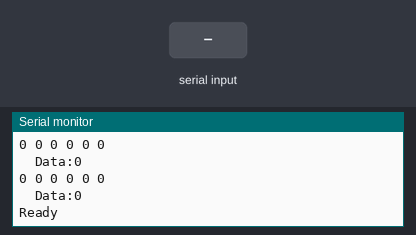
Bench run of a sketch on a simulated Arduino Uno, built with avr-gcc and run on an emulated ATmega328P. On the bench: the last lines printed to the serial monitor. The inputs (shaded band) are chosen by the test bench.

Above: at 5.0 s.
5.1 s: "getpos\n" received over Serial
At 6.3 s:
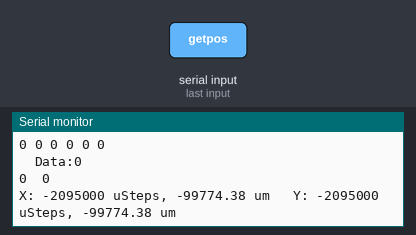
6.6 s: "getcoords\n" received over Serial
At 7.0 s:
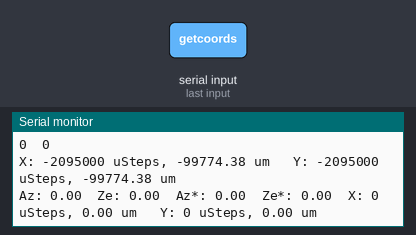
8.1 s: "xoffset\n" received over Serial
At 8.5 s:
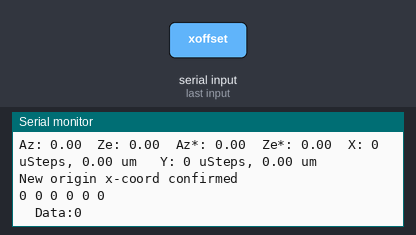
9.6 s: "yoffset\n" received over Serial
At 10.8 s:
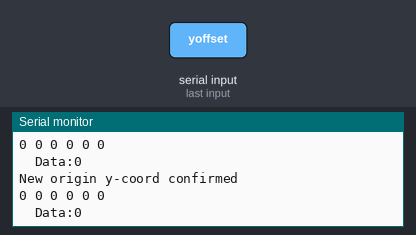
11.1 s: "start\n" received over Serial
At 13.0 s:
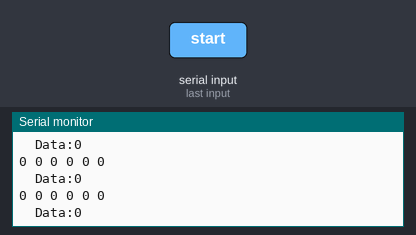

Measured:
- after the input at 5.1 s, the serial monitor: prints a new line after 0.08 s (image 1)
- after the input at 6.6 s, the serial monitor: prints a new line at once (image 2)
- after the input at 8.1 s, the serial monitor: prints a new line at once (image 3)
- after the input at 9.6 s, the serial monitor: prints a new line at once (image 4)
- after the input at 11.1 s, the serial monitor: prints a new line after 1.0 s (image 5)

The sketch:

arpae-summit-demo.ino
```cpp
/*   arpa-e summmit demo for mosaic program
 *    Using Zaber Binary protocol
 *    Using new lens data
 *
 *   Original:
 *   Michael Lipski
 *   AOPL
 *   Summer 2016
 *
 *   Updates:
 *   Alex J. Grede
 *   2017--2018
 *
 */

#include "zaberx.h"

#include "translate.h"

#include <SoftwareSerial.h>

///////////////////////// OPEN-LOOP TRACKING VARIABLES /////////////////////////////////////////

// Enter array tilt and heading //
double heading = 90 * (PI/180);
double tilt = 0 * (PI/180);

double zenith = 0;
double azimuth = 0;

// NREL solar position calculation variables
polar coord; // zenith and azimuth in a struct
polar coordP;
vector cart;
vector cartP;

/*
// Variables involved in finding the panel pitch from 3-axis accelerometer readings
const byte interrupt1 = 2;     // Uno can support external interrupts on pins 2 and 3
volatile boolean setPitch = false;   // boolean for setting panel tilt by reading accelerometer data; off by default
int averaging = 100;

// Acceleration components from 3-axis accelerometer
double accelX;
double accelY;
double accelZ;
*/

//////////////////////// ZABER STAGE VARIABLES ///////////////////////////////////////////////////////////
byte command[6];
byte reply[6];

long replyData;

double radius;
double zaber[2] = {0, 0};   // [x,y] for the stages (in mm)

unsigned long offsetX = 2095000;    //tracking the starting and current absolute positions of the stages
unsigned long offsetY = 2095000;

unsigned long posX = 0;
unsigned long posY = 0;

long delX;
long delY;

float offsetZ = 90.0;

float posXum = 0;
float posYum = 0;

int linear = 1;
int rot = 2;

int axisX = 1;
int axisY = 2;

// Define common command numbers
int homer = 1;      // home the stage
int renumber = 2;   // renumber all devices in the chain
int moveAbs = 20;   // move absolute
int moveRel = 21;   // move relative
int stopMove = 23;  // Stop
int speedSet = 42;    // Speed to target = 0.00219727(V) degrees/sec (assuming 64 microstep resolution)
int getPos = 60;      // Query the device for its position
int storePos = 16;    // Position can be stored in registers 0 to 15
int returnPos = 17;   // returns the value (in microsteps) of the position stored in the indicated register
int move2Pos = 18;    // move to the position stored in the indicated register
int reset = 0;        // akin to toggling device power
bool automode = false; //Automatic movement
double incr = 0.5; //deg to step each loop
double maxZen = 60;
unsigned long previousMillis = 0;        // will store last time LED was updated
const long interval = 1000;           // interval at which to blink (milliseconds)

String serialComm;

///////////////////////////// PIN DECLARATIONS ///////////////////////////////////////////////////////

// GPS uses software serial by default, with RX = pin 2 and TX = pin 3.  Mega 2560 does not support
// software serial RX on pin 2, so add a jumper wire from pin 2 on GPS shield to RX pin used

const int rsRX = 2;     // RS-232 shield pins for controlling linear stages
const int rsTX = 3;

const int rsRXb = 4;    // RS-232 shield pins for controlling rotational stage
const int rsTXb = 5;

//////////////////////////// OBJECT DECLARATIONS /////////////////////////////////////////////////

//Create an object for the 6DOF IMU
//LSM303C imu;

// Create a software serial port to communicate with the Zaber linear stages
SoftwareSerial rs232(rsRX, rsTX);

// Create a software serial port to communicate with the Zaber rotational stage
SoftwareSerial rs232b(rsRXb, rsTXb);

////////////////////////////// CODE ///////////////////////////////////////////////////////////////

void setup()
{
  // Start the Arduino hardware serial port at 9600 baud
  Serial.begin(9600);

  // Enable external interrupt on pin specified by interrupt1 in order to find panel pitch
  //pinMode(interrupt1, INPUT_PULLUP);
  //attachInterrupt(digitalPinToInterrupt(interrupt1), findPitch, FALLING);

  // Begin communication with LCD
  //lcd.begin(16, 2);     // (columns, rows)
  //lcd.setBacklight(0x5);

  // Sets the stages to use binary protocol
  rs232.begin(115200);
  delay(1000);
  rs232.println("/tools setcomm 9600 1");
  delay(500);
  Serial.println(rs232.readStringUntil('\n'));
  delay(100);
  rs232.end();
  delay(200);

  // Start software serial connection with Zaber stages
  rs232.begin(9600);
  rs232b.begin(9600);
  delay(1000);
  sendCommand(linear, 0, 42, 34402);       // Set speed to 1 mm/s
  sendCommand(rot, 0, 42, 2276);        // Set speed to 5 deg/s
  Serial.println("Ready");
}

void loop()
{
  // Serial commands
  if(Serial.available() > 0)
  {
    serialComm = Serial.readStringUntil('\n');
    if(serialComm.substring(0, 6) == "zenith")
    {
      serialComm = serialComm.substring(7);
      zenith = serialComm.toFloat();

      moveIt();
    }
    if(serialComm == "getpos")
    {
      posX = sendCommand(linear, axisX, getPos, 0);
      delX = posX - offsetX;
      posXum = delX * umResolution;

      posY = sendCommand(linear, axisY, getPos, 0);
      delY = posY - offsetY;
      posYum = delY * umResolution;

      Serial.print(posX);
      Serial.print('\t');
      Serial.println(posY);

      Serial.print("X: ");
      Serial.print(delX);
      Serial.print(" uSteps, ");
      Serial.print (posXum);
      Serial.print(" um \tY: ");
      Serial.print(delY);
      Serial.print(" uSteps, ");
      Serial.print(posYum);
      Serial.println(" um");
    }
    else if(serialComm == "getcoords")
    {
      Serial.print("Az: ");
      Serial.print(coord.az * 180/PI);
      Serial.print("\tZe: ");
      Serial.print(coord.ze * 180/PI);
      Serial.print("\tAz*: ");
      Serial.print(coordP.az * 180/PI);
      Serial.print("\tZe*: ");
      Serial.print(coordP.ze * 180/PI);
      Serial.print("\tX: ");
      Serial.print(mm(zaber[0]));
      Serial.print(" uSteps, ");
      Serial.print(zaber[0] * 1000);
      Serial.print(" um \tY: ");
      Serial.print(mm(zaber[1]));
      Serial.print(" uSteps, ");
      Serial.print(zaber[1] * 1000);
      Serial.println(" um");
    }
    else if(serialComm == "goto")
    {
      sendCommand(linear, axisX, moveAbs, mm(zaber[0]) + offsetX);
      sendCommand(linear, axisY, moveAbs, mm(zaber[1]) + offsetY);
    }
    else if(serialComm == "origin")
    {
      sendCommand(linear, axisX, moveAbs, offsetX);
      sendCommand(linear, axisY, moveAbs, offsetY);
    }
    else if(serialComm.substring(0, 7) == "xoffset")
    {
      serialComm = serialComm.substring(8);
      offsetX = mm(serialComm.toFloat()) + offsetX;
      // offsetX = serialComm.toInt();
      Serial.println("New origin x-coord confirmed");
      sendCommand(linear, axisX, moveAbs, offsetX);
    }
    else if(serialComm.substring(0, 7) == "yoffset")
    {
      serialComm = serialComm.substring(8);
      offsetY = mm(mm(serialComm.toFloat())) + offsetY;
      Serial.println("New origin y-coord confirmed");
      sendCommand(linear, axisX, moveAbs, offsetY);
    }
  } else if(serialComm == "start")
  {
    serialComm = Serial.readStringUntil('\n');
    automode = true;
    Serial.println("Starting");
  } else if(serialComm == "stop") {
    serialComm = Serial.readStringUntil('\n');
    automode = false;
    Serial.println("Stopping");
  }
  if (automode == true) {
    unsigned long currentMillis = millis();
    if (currentMillis < previousMillis) {
      previousMillis = currentMillis;
    }
    if (currentMillis - previousMillis >= interval) {
      previousMillis = currentMillis;
      if (abs(zenith) > maxZen) {
        incr = -incr;
      }
      zenith = zenith+incr;
      moveIt();
    }
  }
}

void moveIt()
{
  sendCommand(rot, 0, moveAbs, stepsD(zenith + offsetZ));
  coord.az = azimuth * (PI/180);
  coord.ze = zenith * (PI/180);

  //  Finding solar coordinates w.r.t. panel normal
  cart = sph2rect(coord);

  cartP.x = (cos(heading) * cart.x) - (sin(heading) * cos(tilt) * cart.y) - (sin(heading) * sin(tilt) * cart.z);
  cartP.y = (1)*(sin(heading) * cart.x) + (cos(heading) * cos(tilt) * cart.y) + (cos(heading) * sin(tilt) * cart.z);
  cartP.z = (cos(tilt) * cart.z) - (sin(tilt) * cart.y);

  coordP = rect2sph(cartP);

  if(coordP.az < 0)
  {
    coordP.az += (2*PI);
  }
  else if(coordP.az > (2*PI))
  {
    coordP.az -= (2*PI);
  }

  //  Determining zaber stage coordinates
  radius = interp(sin(coordP.ze));
  zaber[0] = (-1) * radius * sin(coordP.az);
  zaber[1] = (-1) * radius * cos(coordP.az);
  sendCommand(linear, axisX, moveAbs, mm(zaber[0]) + offsetX);
  sendCommand(linear, axisY, moveAbs, mm(zaber[1]) + offsetY);

}

long sendCommand(int port, int device, int com, long data)
{
   unsigned long data2;
   unsigned long temp;
   unsigned long repData;
   long replyNeg;
   float replyFloat;
   byte dumper[1];

   // Building the six command bytes
   command[0] = byte(device);
   command[1] = byte(com);
   if(data < 0)
   {
     data2 = data + quad;
   }
   else
   {
     data2 = data;
   }
   temp = data2 / cubed;
   command[5] = byte(temp);
   data2 -= (cubed * temp);
   temp = data2 / squared;
   command[4] = byte(temp);
   data2 -= (squared * temp);
   temp = data2 / 256;
   command[3] = byte(temp);
   data2 -= (256 * data2);
   command[2] = byte(data2);

   if(port == 1)
   {
     // Clearing serial buffer
     while(rs232.available() > 0)
     {
       rs232.readBytes(dumper, 1);
     }

     // Sending command to stage(s)
     rs232.write(command, 6);

     delay(20);

     // Reading device reply
     if(rs232.available() > 0)
     {
       rs232.readBytes(reply, 6);
     }
   }
   else if(port == 2)
   {
     // Clearing serial buffer
     while(rs232b.available() > 0)
     {
       rs232b.readBytes(dumper, 1);
     }

     // Sending command to stage(s)
     rs232b.write(command, 6);

     delay(20);

     // Reading device reply
     if(rs232b.available() > 0)
     {
       rs232b.readBytes(reply, 6);
     }
   }

   replyFloat = (cubed * float(reply[5])) + (squared * float(reply[4])) + (256 * float(reply[3])) + float(reply[2]);
   repData = long(replyFloat);

   if(reply[5] > 127)
   {
     replyNeg = repData - quad;
   }

   // Printing full reply bytes as well as reply data in decimal
   Serial.print(reply[0]);
   Serial.print(' ');
   Serial.print(reply[1]);
   Serial.print(' ');
   Serial.print(reply[2]);
   Serial.print(' ');
   Serial.print(reply[3]);
   Serial.print(' ');
   Serial.print(reply[4]);
   Serial.print(' ');
   Serial.println(reply[5]);
   Serial.print("\tData:");
   if(reply[5] > 127)
   {
     Serial.println(replyNeg);
     return replyNeg;
   }
   else
   {
     Serial.println(repData);
     return repData;
   }
}
```

translate.h
```cpp
#include <math.h>

typedef struct vector_coord {
  double x;
  double y;
  double z;
} vector;

typedef struct polar_coord {
  double az;
  double ze;
} polar;

// Converts a spherical unit vector to a rectangular unit vector
vector sph2rect (polar p)
{
  vector v;
  v.x = sin(p.az)*sin(p.ze);
  v.y = cos(p.az)*sin(p.ze);
  v.z = cos(p.ze);
  return v;
}

// Converts a rectangular unit vector to a spherical unit vector
polar rect2sph (vector v)
{
  polar p;
  p.az = atan2(v.x , v.y);
  p.ze = atan2(sqrt(v.x*v.x + v.y*v.y) , v.z);
  return p;
}


// Used for translating the sun's azimuth and zenith angles
// Gets values that are with respect to the normal of the panel
polar translate(polar p_i, double d_a, double d_z)
{
  p_i.az = p_i.az + d_a; // azimuth translation

  // convert polar_initial coordinates to rectangular
  vector v_i = sph2rect (p_i);

  // Use Rodrigues' Formula to rotate the plane of the panel
  vector v_f;
  double factor = v_i.y - v_i.y*cos(d_z) + cos(d_z);
  v_f.x = v_i.x*(factor) + v_i.z*sin(d_z);
  v_f.y = v_i.y*(factor);
  v_f.z = v_i.z*(factor) - v_i.x*sin(d_z);

  polar p_f = rect2sph(v_f);
  return p_f;
}
```

zaberx.cpp
```cpp
#include "zaberx.h"
#include "Arduino.h"


double p[] = { 0,  0.0235, 0.0470, 0.0705, 0.0940, 0.117,  0.141,  0.164,  0.188,  0.211,  0.235,  0.258,  0.282,  0.305,
0.329,  0.352,  0.376,  0.399,  0.423,  0.446,  0.470,  0.493,  0.517,  0.540,  0.564,  0.587,  0.611,  0.634,
0.658,  0.681,  0.705,  0.728,  0.752,  0.775,  0.799,  0.822,  0.846,  0.869,  0.893,  0.916,  0.940 };

double q[] = { 0,  0.132,  0.264,  0.397,  0.529,  0.662,  0.795,  0.928,  1.06, 1.20, 1.33, 1.46, 1.60, 1.74, 1.87, 2.01,
2.15, 2.29, 2.42, 2.57, 2.71, 2.85, 2.99, 3.14, 3.28, 3.43, 3.58, 3.73, 3.89, 4.05, 4.21, 4.37, 4.53, 4.69,
4.86, 5.04, 5.21, 5.39, 5.57, 5.76, 5.96 };

double q2[] = { 0,  0.284,  0.569,  0.853,  1.14, 1.42, 1.71, 1.99, 2.28, 2.57, 2.85, 3.14, 3.43, 3.72, 4,  4.29,
4.58, 4.87, 5.18, 5.49, 5.79, 6.09, 6.39, 6.70, 7.00, 7.31, 7.62, 7.93, 8.25, 8.57, 8.90, 9.23, 9.56,
9.89, 10.2, 10.6, 10.9, 11.3, 11.6, 12, 12.4 };

double sinTheta[] = { 0.000000000, 0.023492316, 0.046984631, 0.070476947, 0.093969262, 0.117461578, 0.140953893,
0.164446209, 0.187938524, 0.211430840, 0.234923155, 0.258415471, 0.281907786, 0.305400102, 0.328892417,
0.352384733, 0.375877048, 0.399369364, 0.422861679, 0.446353995, 0.469846310, 0.493338626, 0.516830941,
0.540323257, 0.563815572, 0.587307888, 0.610800204, 0.634292519, 0.657784835, 0.681277150, 0.704769466,
0.728261781, 0.751754097, 0.775246412, 0.798738728, 0.822231043, 0.845723359, 0.869215674, 0.892707990,
0.916200305, 0.939692621 };

double rho[] = { 0.000000000, 0.129403893, 0.260958920, 0.390901879, 0.522187918, 0.652790217, 0.783243810,
0.911630421, 1.040771227, 1.170621246, 1.299366000, 1.430005448, 1.558992964, 1.689371980, 1.819874654,
1.950391839, 2.080934682, 2.212050832, 2.345288129, 2.479191959, 2.614142778, 2.751852342, 2.890610536,
3.032352743, 3.173988654, 3.314059708, 3.458361345, 3.601435000, 3.748118559, 3.895964678, 4.048195510,
4.204527886, 4.368032715, 4.535852326, 4.715153609, 4.911045793, 5.126624533, 5.350911504, 5.588906702,
5.848360047, 6.156712656 };


int readAnalog(int analogPin, int iterations)
{
	long volTemp = 0;
	for (int i = 0; i < iterations; i++)
	{
		volTemp += analogRead(analogPin);
	}
	int voltage = volTemp / iterations;
	return voltage;
}

long mm(float mmValue)
{
	long dataValue;
	dataValue = mmValue / mmResolution;
	return dataValue;
}

long um(float umValue)
{
	long dataValue;
	dataValue = umValue / umResolution;
	return dataValue;
}

long stepsD(float degr)
{
	long stepValue;
	stepValue = degr / resolutionDeg;
	return stepValue;
}

long stepsR(float radis)
{
	long stepValue;
	stepValue = radis / resolutionRad;
	return stepValue;
}

double interp(double input)
{
	double out;
	int i = 0;
	while (input >= sinTheta[i])
	{
		i++;
	}
	out = rho[i - 1] + ((input - sinTheta[i - 1]) / (sinTheta[i] - sinTheta[i - 1])) * (rho[i] - rho[i - 1]);
	return out;
}

double interp1(double input)
{
	double out;
	int i = 0;
	while (input >= p[i])
	{
		i++;
	}
	out = q[i - 1] + ((input - p[i - 1]) / (p[i] - p[i - 1])) * (q[i] - q[i - 1]);
	return out;
}

double interp2(double input)
{
	double out;
	int i = 0;
	while (input >= p[i])
	{
		i++;
	}
	out = q2[i - 1] + ((input - p[i - 1]) / (p[i] - p[i - 1])) * (q2[i] - q2[i - 1]);
	return out;
}
```

zaberx.h
```cpp
#ifndef ZABERX_H
#define ZABERX_H

#include "Arduino.h"
#define mmResolution 0.000047625
#define umResolution 0.047625
#define resolutionDeg  0.000234375
#define resolutionRad  0.000004091

#define quad 4294967296
#define cubed 16777216
#define squared 65536


	int readAnalog(int analogPin, int iterations);

	long mm(float mmValue);

	long um(float umValue);

	long stepsD(float degr);

	long stepsR(float radis);

	double interp(double input);

	double interp1(double input);

	double interp2(double input);


#endif
```
